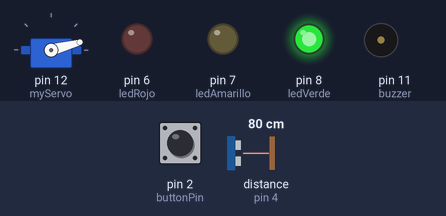
The sketch below on a simulated Arduino Uno, built with avr-gcc and run on an emulated ATmega328P. Parts: servo, output pins drawn as LEDs (lit = HIGH), buzzer (waves = sounding). Wiring (inferred from the names in the program): ultrasonic range finder: trigger pin 3; echo pin 4. Inputs (shaded band) come from the test bench; at power-on: distance to the obstacle (sensor on pin 4) 80 cm, pin 2 (buttonPin) HIGH. The echo pulse lasts 58.3 µs per cm; pins used as bus, display or sensor lines are not drawn; what the sketch prints to the serial monitor is not drawn.

Above: at 0.01 s.
1.3 s: distance to the obstacle (sensor on pin 4) set to 75 cm
4.3 s: distance to the obstacle (sensor on pin 4) set to 66 cm
At 5.31 s:
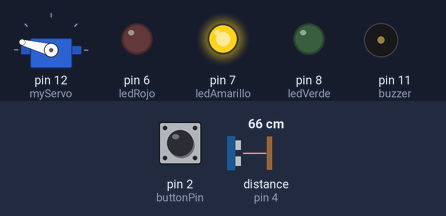
7.3 s: distance to the obstacle (sensor on pin 4) set to 2 cm
At 10.2 s:
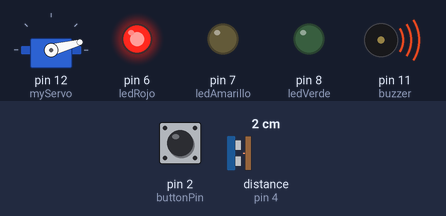
10.3 s: distance to the obstacle (sensor on pin 4) set to 18 cm
At 11.0 s:
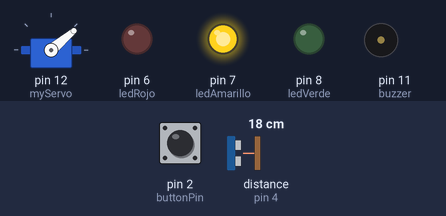
13.3 s: pin 2 (buttonPin) pulled LOW for 0.15 s
At 13.6 s:
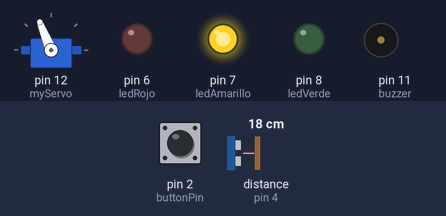
14.9 s: pin 2 (buttonPin) pulled LOW for 1 s
Timing chart, 0 to 19.9 s (numbered marks = the images above; inputs shaded):
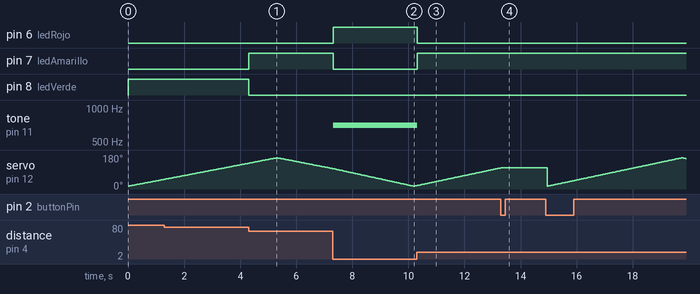

Measured:
- the behaviour switches between 72 and 71 cm on distance to the obstacle (sensor on pin 4) (found by bisection; images 0 and 1)
- after the input at 4.3 s, pin 7 (ledAmarillo): LOW → HIGH at once; pin 8 (ledVerde): HIGH → LOW at once
- after the input at 7.3 s, pin 6 (ledRojo): LOW → HIGH at once; pin 7 (ledAmarillo): HIGH → LOW at once; tone on pin 11 (buzzer): silent → 700 Hz at once
- after the input at 10.3 s, pin 6 (ledRojo): HIGH → LOW at once; pin 7 (ledAmarillo): LOW → HIGH at once; tone on pin 11 (buzzer): 700 Hz → silent at once
- after the input at 13.3 s, servo on pin 12 (myServo): stays 112° (without the input it goes to 113° after 0.02 s)

The sketch:

sonar.ino
```cpp
#include <Servo.h>

const int trigPin = 3;
const int echoPin = 4;
const int buttonPin = 2;

const int ledVerde = 8;
const int ledAmarillo = 7;
const int ledRojo = 6;
const int buzzer = 11;

long duration;
int distance;
Servo myServo;
bool paused = false;
bool lastButtonState = HIGH;

// Safe, warning distances in cm
int safeDistance = 70;
int warningDistance = 10;

// Variables to handle smooth state transitions
int currentState = 0; // 0 = Safe, 1 = Warning, 2 = Danger
int previousState = 0;
unsigned long lastChangeTime = 0;  // To avoid state change too often
unsigned long debounceDelay = 100; // 500ms debounce delay for state change

void setup()
{
  pinMode(trigPin, OUTPUT);
  pinMode(echoPin, INPUT);
  pinMode(buttonPin, INPUT_PULLUP);

  pinMode(ledVerde, OUTPUT);
  pinMode(ledAmarillo, OUTPUT);
  pinMode(ledRojo, OUTPUT);
  pinMode(buzzer, OUTPUT);

  // Initially turn on the green LED
  digitalWrite(ledVerde, HIGH);
  digitalWrite(ledAmarillo, LOW);
  digitalWrite(ledRojo, LOW);
  noTone(buzzer); // Ensure buzzer is off

  Serial.begin(9600);
  myServo.attach(12);
}

void loop()
{
  // Check if the button was pressed
  bool buttonState = digitalRead(buttonPin);

  if (buttonState == LOW && lastButtonState == HIGH)
  {
    paused = !paused;
    delay(50);
  }
  lastButtonState = buttonState;

  if (!paused)
  {
    int i = 15;
    while (i <= 165 && !paused)
    {
      myServo.write(i);
      delay(30);
      distance = calculateDistance();
      Serial.print(i);
      Serial.print(",");
      Serial.print(distance);
      Serial.print(".");

      updateLEDs(distance); // Update LEDs and buzzer based on distance

      i++;
      checkButton();
    }

    i = 165;
    while (i >= 15 && !paused)
    {
      myServo.write(i);
      delay(30);
      distance = calculateDistance();
      Serial.print(i);
      Serial.print(",");
      Serial.print(distance);
      Serial.print(".");

      updateLEDs(distance); // Update LEDs and buzzer based on distance

      i--;
      checkButton();
    }
  }
}

// Function to measure the distance using the ultrasonic sensor
int calculateDistance()
{
  digitalWrite(trigPin, LOW);
  delayMicroseconds(2);
  digitalWrite(trigPin, HIGH);
  delayMicroseconds(10);
  digitalWrite(trigPin, LOW);
  duration = pulseIn(echoPin, HIGH);
  distance = duration * 0.034 / 2;
  return distance;
}

// Function to check the button press state
void checkButton()
{
  bool buttonState = digitalRead(buttonPin);
  if (buttonState == LOW && lastButtonState == HIGH)
  {
    paused = !paused;
    delay(50); // Debounce delay
  }
  lastButtonState = buttonState;
}

// Function to update LEDs and buzzer based on distance
void updateLEDs(int dist)
{
  int newState = currentState;

  // Determine new state based on distance
  if (dist > safeDistance)
  {
    newState = 0; // Safe
  }
  else if (dist > warningDistance && dist <= safeDistance)
  {
    newState = 1; // Warning
  }
  else
  {
    newState = 2; // Danger
  }

  // Only change state if enough time has passed to avoid flickering
  if (newState != previousState && millis() - lastChangeTime > debounceDelay)
  {
    previousState = newState;
    lastChangeTime = millis(); // Record time of state change

    // Update LEDs and buzzer based on new state
    switch (newState)
    {
    case 0: // Safe
      digitalWrite(ledVerde, HIGH);
      digitalWrite(ledAmarillo, LOW);
      digitalWrite(ledRojo, LOW);
      noTone(buzzer); // Turn off buzzer
      break;
    case 1: // Warning
      digitalWrite(ledVerde, LOW);
      digitalWrite(ledAmarillo, HIGH);
      digitalWrite(ledRojo, LOW);
      noTone(buzzer); // Turn off buzzer
      break;
    case 2: // Danger
      digitalWrite(ledVerde, LOW);
      digitalWrite(ledAmarillo, LOW);
      digitalWrite(ledRojo, HIGH);
      tone(buzzer, 700); // 1 kHz sound on buzzer
      break;
    }
  }
}
```
